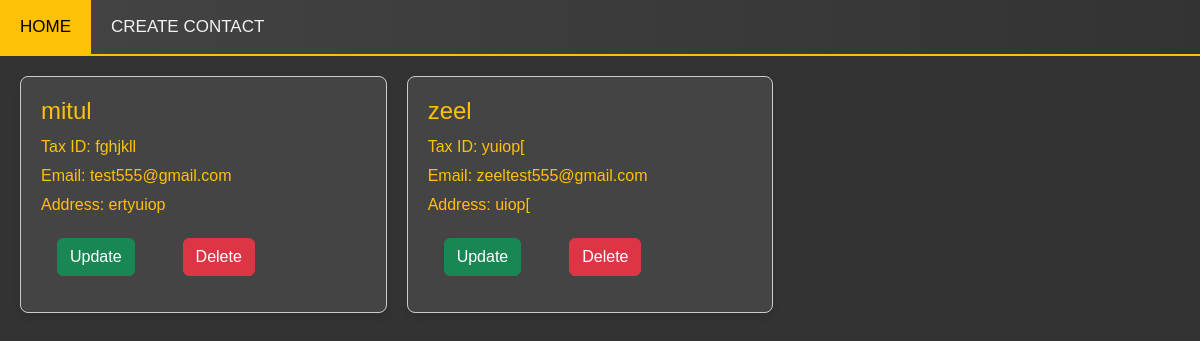
Page /list-contact/ on the earlier database version.
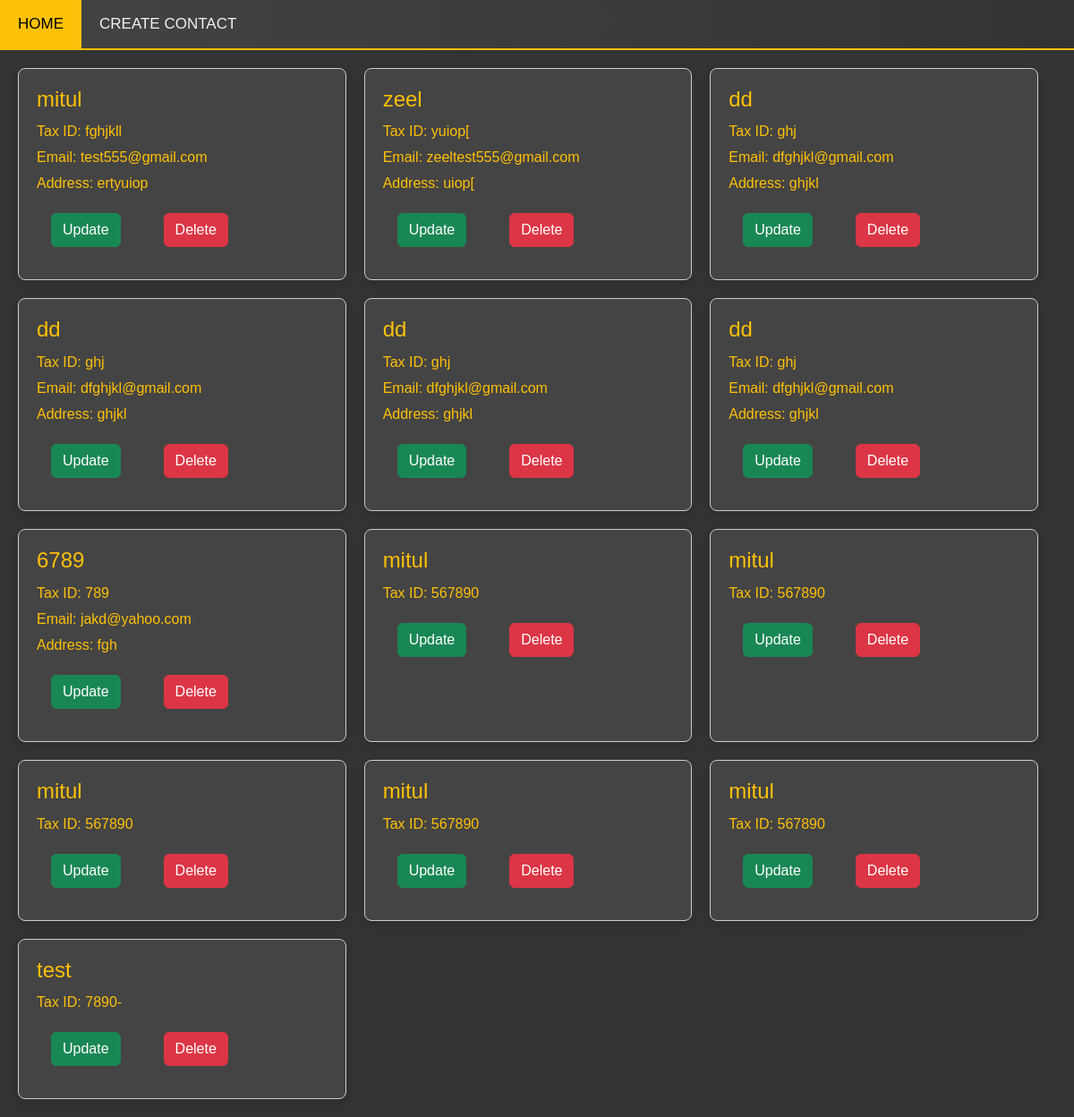
Same page on the later database version.
### contact_app/models.py (models this page shows, shortened)
class Contact(models.Model):
    CONTACT_TYPE_CHOICES = [
        ('seller','Seller'),
        ('buyer','Buyer'),
        ('both','Both')
    ]
    name = models.CharField(max_length=255)
    contact_type = models.CharField(max_length=10, choices=CONTACT_TYPE_CHOICES,default='both')
    phone = models.CharField(max_length=20)
    email = models.EmailField(null=True,blank=True)
    address = models.TextField(null=True,blank=True)
    tax_id = models.CharField(max_length=20)
    website = models.URLField(null=True,blank=True)

### contact_app/views.py (the view)
# urls.py: path('list-contact/',views.contact_list_view,name='list_contact'),
def contact_list_view(request):
    item_list = Contact.objects.all()
    context={
        'contact':item_list,
    }
    return render(request,'list.html',context)

### contact_app/templates/list.html (shortened to what this page needs)
{% load static %}
<!DOCTYPE html>
<html lang="en">
<head>
    {% load bootstrap5 %}
    {% bootstrap_css %}
    <link rel="stylesheet" href="{% static 'style/contact_list.css' %}">
</head>
<body>
<div class="topnav">
    <a href="/" class="active">HOME</a>
    <a href="/create-contact">CREATE CONTACT</a>
</div>
<div class="card-container">
    {% for item in contact %}
    <div class="card">
        <div class="card-info">
            <h2>{{ item.name }}</h2>
            <p>Tax ID: {{item.tax_id}} </p>
            {% if item.email %}
            <p>Email: {{ item.email }}</p>
            {% endif %}
            {% if item.address %}
            <p>Address: {{ item.address }}</p>
            {% endif %}
            <div class="p-3 d-flex  align-item-center">
                <button type="button" class="btn btn-success">
                    <a href="{% url 'update_contact' item.id %}" style="text-decoration:none;color:white;">Update</a>
                </button>
                <button type="button" class="btn btn-danger ms-5">
                    <a href="{% url 'delete_contact' item.id %}"
                    onclick="return confirm('Are you sure you want to delete this contact?');" style="text-decoration:none;color:white;">Delete
                    </a>
                </button>
            </div>
        </div>
    </div>
    {% endfor %}
</div>
</body>
</html>

Differences in the rows shown:
added Contact: name "dd", tax_id "ghj", email "dfghjkl@gmail.com", address "ghjkl"
added Contact: name "dd", tax_id "ghj", email "dfghjkl@gmail.com", address "ghjkl"
added Contact: name "dd", tax_id "ghj", email "dfghjkl@gmail.com", address "ghjkl"
added Contact: name "dd", tax_id "ghj", email "dfghjkl@gmail.com", address "ghjkl"
added Contact: name "6789", tax_id "789", email "jakd@yahoo.com", address "fgh"
added Contact: name "mitul", tax_id "567890"
added Contact: name "mitul", tax_id "567890"
added Contact: name "mitul", tax_id "567890"
added Contact: name "mitul", tax_id "567890"
added Contact: name "mitul", tax_id "567890"
added Contact: name "test", tax_id "7890-"
